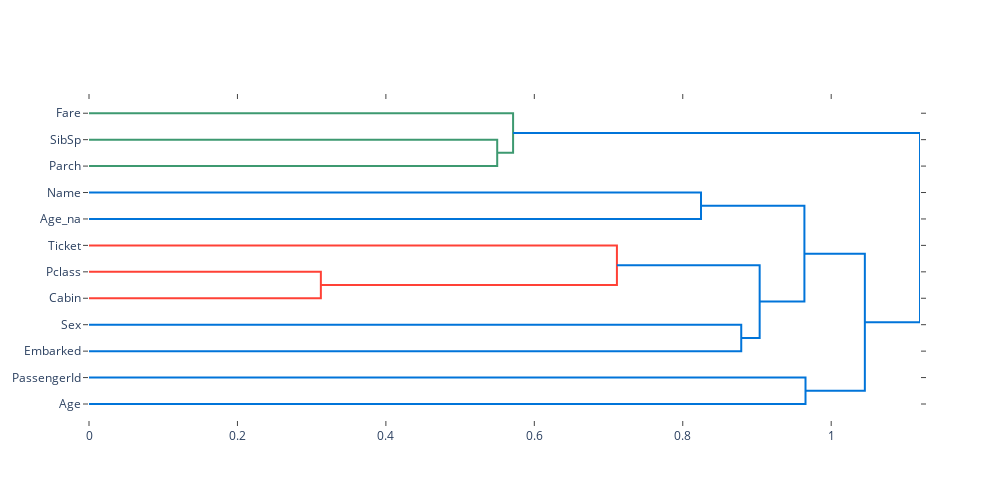

This figure's notebook cell:
### Markdown cell above
Plot correlation between variables

### Code cell
model.feature_correlation(plotsize = (1000,500))

### Figure 1 — Plotly figure (JSON) as saved in the notebook; plotly's stock layout.template omitted (floating-point values rounded to 4 significant figures)
{"data": [{"hoverinfo": "text", "marker": {"color": "rgb(61,153,112)"}, "mode": "lines", "type": "scatter", "x": [0, 0.55, 0.55, 0], "xaxis": "x", "y": [-15, -15, -25, -25], "yaxis": "y"}, {"hoverinfo": "text", "marker": {"color": "rgb(61,153,112)"}, "mode": "lines", "type": "scatter", "x": [0, 0.5714, 0.5714, 0.55], "xaxis": "x", "y": [-5, -5, -20, -20], "yaxis": "y"}, {"hoverinfo": "text", "marker": {"color": "rgb(0,116,217)"}, "mode": "lines", "type": "scatter", "x": [0, 0.8246, 0.8246, 0], "xaxis": "x", "y": [-35, -35, -45, -45], "yaxis": "y"}, {"hoverinfo": "text", "marker": {"color": "rgb(255,65,54)"}, "mode": "lines", "type": "scatter", "x": [0, 0.3124, 0.3124, 0], "xaxis": "x", "y": [-65, -65, -75, -75], "yaxis": "y"}, {"hoverinfo": "text", "marker": {"color": "rgb(255,65,54)"}, "mode": "lines", "type": "scatter", "x": [0, 0.7113, 0.7113, 0.3124], "xaxis": "x", "y": [-55, -55, -70, -70], "yaxis": "y"}, {"hoverinfo": "text", "marker": {"color": "rgb(0,116,217)"}, "mode": "lines", "type": "scatter", "x": [0, 0.8788, 0.8788, 0], "xaxis": "x", "y": [-85, -85, -95, -95], "yaxis": "y"}, {"hoverinfo": "text", "marker": {"color": "rgb(0,116,217)"}, "mode": "lines", "type": "scatter", "x": [0.7113, 0.9036, 0.9036, 0.8788], "xaxis": "x", "y": [-62.5, -62.5, -90, -90], "yaxis": "y"}, {"hoverinfo": "text", "marker": {"color": "rgb(0,116,217)"}, "mode": "lines", "type": "scatter", "x": [0.8246, 0.9639, 0.9639, 0.9036], "xaxis": "x", "y": [-40, -40, -76.25, -76.25], "yaxis": "y"}, {"hoverinfo": "text", "marker": {"color": "rgb(0,116,217)"}, "mode": "lines", "type": "scatter", "x": [0, 0.9654, 0.9654, 0], "xaxis": "x", "y": [-105, -105, -115, -115], "yaxis": "y"}, {"hoverinfo": "text", "marker": {"color": "rgb(0,116,217)"}, "mode": "lines", "type": "scatter", "x": [0.9639, 1.045, 1.045, 0.9654], "xaxis": "x", "y": [-58.12, -58.12, -110, -110], "yaxis": "y"}, {"hoverinfo": "text", "marker": {"color": "rgb(0,116,217)"}, "mode": "lines", "type": "scatter", "x": [0.5714, 1.12, 1.12, 1.045], "xaxis": "x", "y": [-12.5, -12.5, -84.06, -84.06], "yaxis": "y"}], "layout": {"autosize": false, "height": 500, "hovermode": "closest", "plot_bgcolor": "white", "showlegend": false, "width": 1000, "xaxis": {"mirror": "allticks", "rangemode": "tozero", "showgrid": false, "showline": true, "showticklabels": true, "ticks": "outside", "type": "linear", "zeroline": false}, "yaxis": {"mirror": "allticks", "rangemode": "tozero", "showgrid": false, "showline": true, "showticklabels": true, "tickmode": "array", "ticks": "outside", "ticktext": ["Fare", "SibSp", "Parch", "Name", "Age_na", "Ticket", "Pclass", "Cabin", "Sex", "Embarked", "PassengerId", "Age"], "tickvals": [-5, -15, -25, -35, -45, -55, -65, -75, -85, -95, -105, -115], "type": "linear", "zeroline": false}}}
